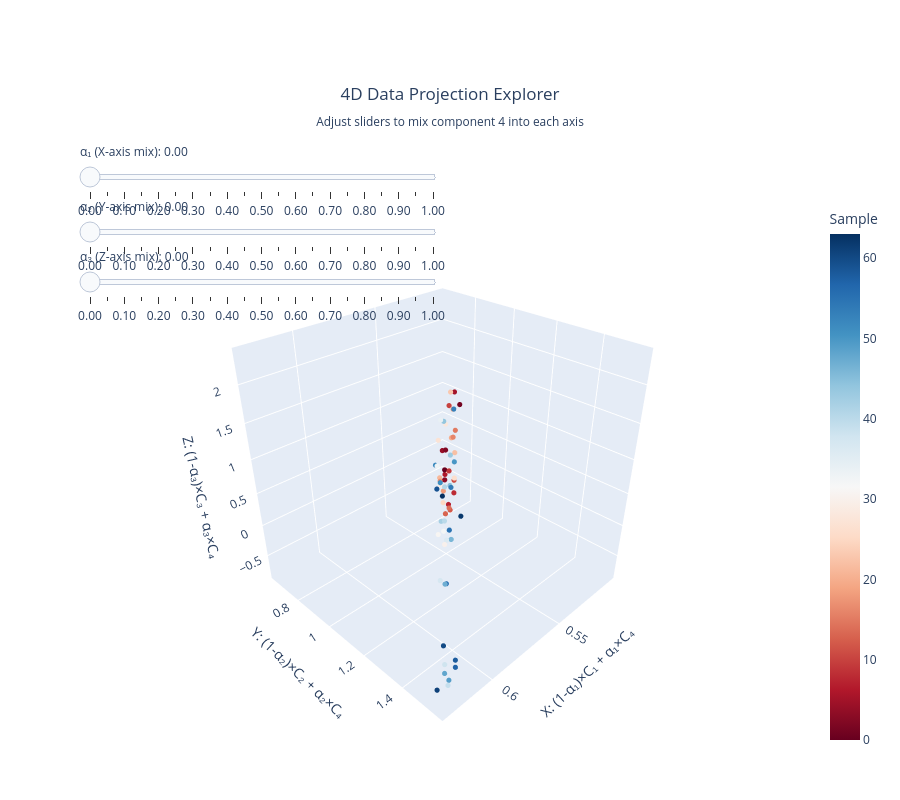

Notebook code for this chart:
### Code cell
import numpy as np
import plotly.graph_objects as go

# # Generate example 4D data (samples, 4)
# # Replace this with your actual data
# np.random.seed(42)
# n_samples = 500
# data = np.random.randn(n_samples, 4)

# # Add some structure to make it interesting
# t = np.linspace(0, 4*np.pi, n_samples)
# data[:, 0] = np.cos(t) + 0.3*np.random.randn(n_samples)
# data[:, 1] = np.sin(t) + 0.3*np.random.randn(n_samples)
# data[:, 2] = t/10 + 0.2*np.random.randn(n_samples)
# data[:, 3] = np.cos(2*t) + 0.3*np.random.randn(n_samples)

n_samples = ddata.shape[0]

# Extract components
c1, c2, c3, c4 = ddata[:, 0], ddata[:, 1], ddata[:, 2], ddata[:, 3]

# Create frames for different slider combinations
n_steps = 21  # Number of steps for each slider (0.0 to 1.0 in steps of 0.05)
alphas = np.linspace(0, 1, n_steps)

# We'll create frames for each combination of the three sliders
# For efficiency, we'll pre-compute key combinations and use sliders to select them
frames = []
frame_data = []

# Generate a reasonable subset of combinations
# Full grid would be 21^3 = 9261 frames which is too many
# Instead, we'll use the sliders to update via traces
for i, a1 in enumerate(alphas):
    for j, a2 in enumerate(alphas):
        for k, a3 in enumerate(alphas):
            # Calculate projected values
            val_1 = (1 - a1) * c1 + a1 * c4
            val_2 = (1 - a2) * c2 + a2 * c4
            val_3 = (1 - a3) * c3 + a3 * c4
            
            frame_name = f"a1_{i}_a2_{j}_a3_{k}"
            frame_data.append({
                'name': frame_name,
                'x': val_1,
                'y': val_2,
                'z': val_3,
                'a1': a1,
                'a2': a2,
                'a3': a3
            })

# Create initial plot (a1=a2=a3=0, showing components 1,2,3)
initial_x = c1
initial_y = c2
initial_z = c3

fig = go.Figure()

# Add the scatter trace
fig.add_trace(go.Scatter3d(
    x=initial_x,
    y=initial_y,
    z=initial_z,
    mode='markers',
    marker=dict(
        size=3,
        color=np.arange(n_samples),  # Color by sample index
        colorscale='RdBu',
        showscale=True,
        colorbar=dict(title="Sample")
    ),
    name='4D Projection'
))

# Create slider steps for each of the three parameters
steps_a1 = []
steps_a2 = []
steps_a3 = []

# Generate all combinations for the sliders
for i, a1 in enumerate(alphas):
    val_1 = (1 - a1) * c1 + a1 * c4
    steps_a1.append(dict(
        method="restyle",
        args=[{"x": [val_1]}, [0]],
        label=f"{a1:.2f}"
    ))

for j, a2 in enumerate(alphas):
    val_2 = (1 - a2) * c2 + a2 * c4
    steps_a2.append(dict(
        method="restyle",
        args=[{"y": [val_2]}, [0]],
        label=f"{a2:.2f}"
    ))

for k, a3 in enumerate(alphas):
    val_3 = (1 - a3) * c3 + a3 * c4
    steps_a3.append(dict(
        method="restyle",
        args=[{"z": [val_3]}, [0]],
        label=f"{a3:.2f}"
    ))

# Add sliders
sliders = [
    dict(
        active=0,
        yanchor="top",
        y=1.20,
        xanchor="left",
        x=0.0,
        currentvalue=dict(
            prefix="α₁ (X-axis mix): ",
            visible=True,
            xanchor="left"
        ),
            # Center the slider with 50% width
        pad=dict(b=10, t=50),
        len=0.5,
        steps=steps_a1
    ),
    dict(
        active=0,
        yanchor="top",
        y=1.10,
        xanchor="left",
        x=0.0,
        currentvalue=dict(
            prefix="α₂ (Y-axis mix): ",
            visible=True,
            xanchor="left"
        ),
        pad=dict(b=10, t=50),
        len=0.5,
        steps=steps_a2
    ),
    dict(
        active=0,
        yanchor="top",
        y=1.01,
        xanchor="left",
        x=0.0,
        currentvalue=dict(
            prefix="α₃ (Z-axis mix): ",
            visible=True,
            xanchor="left"
        ),
        pad=dict(b=10, t=50),
        len=0.5,
        steps=steps_a3
    )
]

fig.update_layout(
    sliders=sliders,
    scene=dict(
        xaxis_title='X: (1-α₁)×C₁ + α₁×C₄',
        yaxis_title='Y: (1-α₂)×C₂ + α₂×C₄',
        zaxis_title='Z: (1-α₃)×C₃ + α₃×C₄',
        camera=dict(
            eye=dict(x=1.5, y=1.5, z=1.3)
        )
    ),
    title=dict(
        text='4D Data Projection Explorer<br><sub>Adjust sliders to mix component 4 into each axis</sub>',
        x=0.5,
        xanchor='center'
    ),
    height=800,
    margin=dict(t=200, b=50)
)

fig.show()
# Save to HTML
# fig.write_html('4d_projection_explorer.html')


print("Interactive 4D projection explorer saved!")
print("\nHow to use:")
print("- α=0: Shows original component on that axis")
print("- α=1: Shows component 4 on that axis")
print("- α∈(0,1): Linear interpolation between the two")
print("\nAdjust the three sliders independently to explore different 3D projections of your 4D data.")
